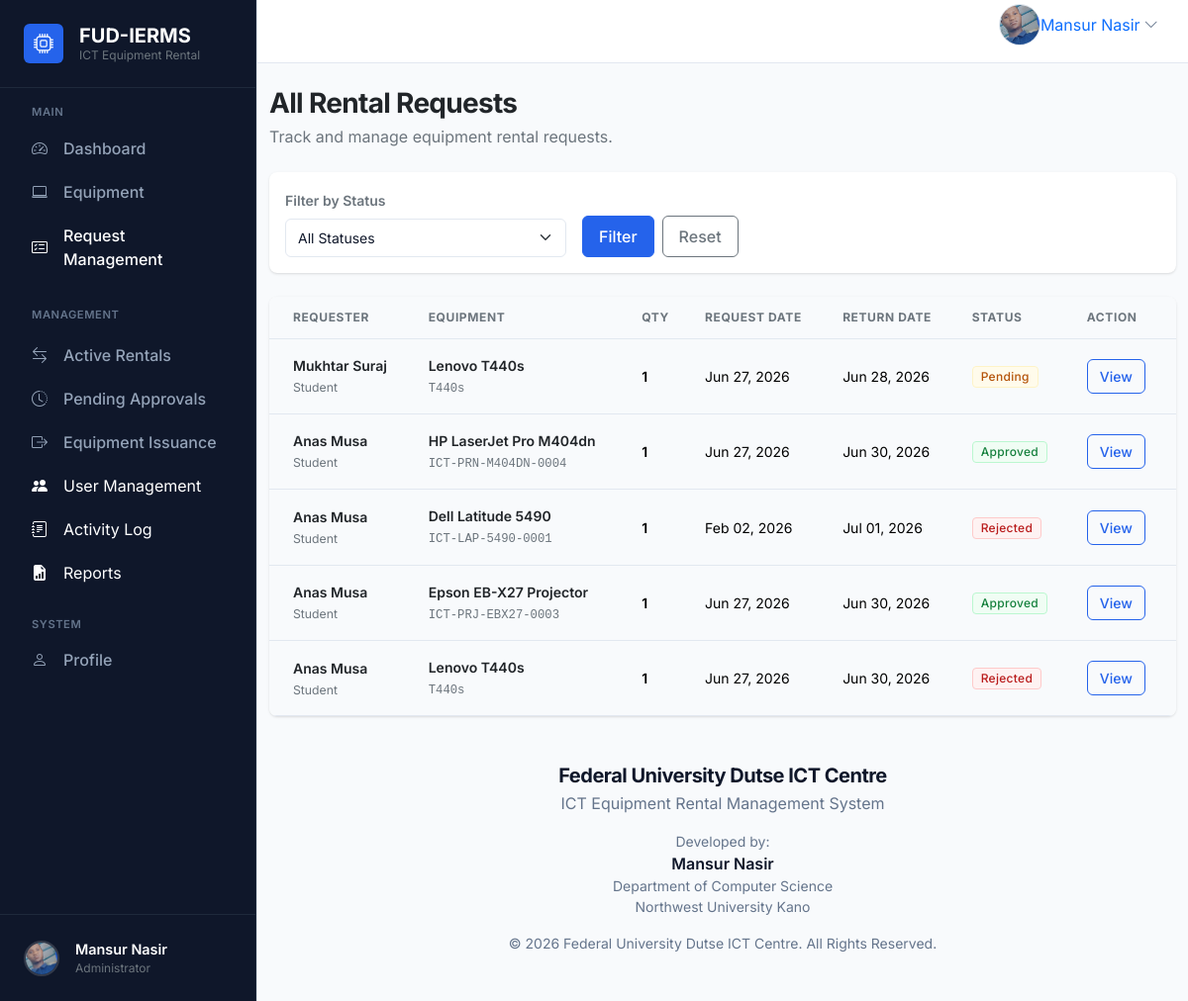
The page /rentals/ (signed in) on the database as committed earlier.
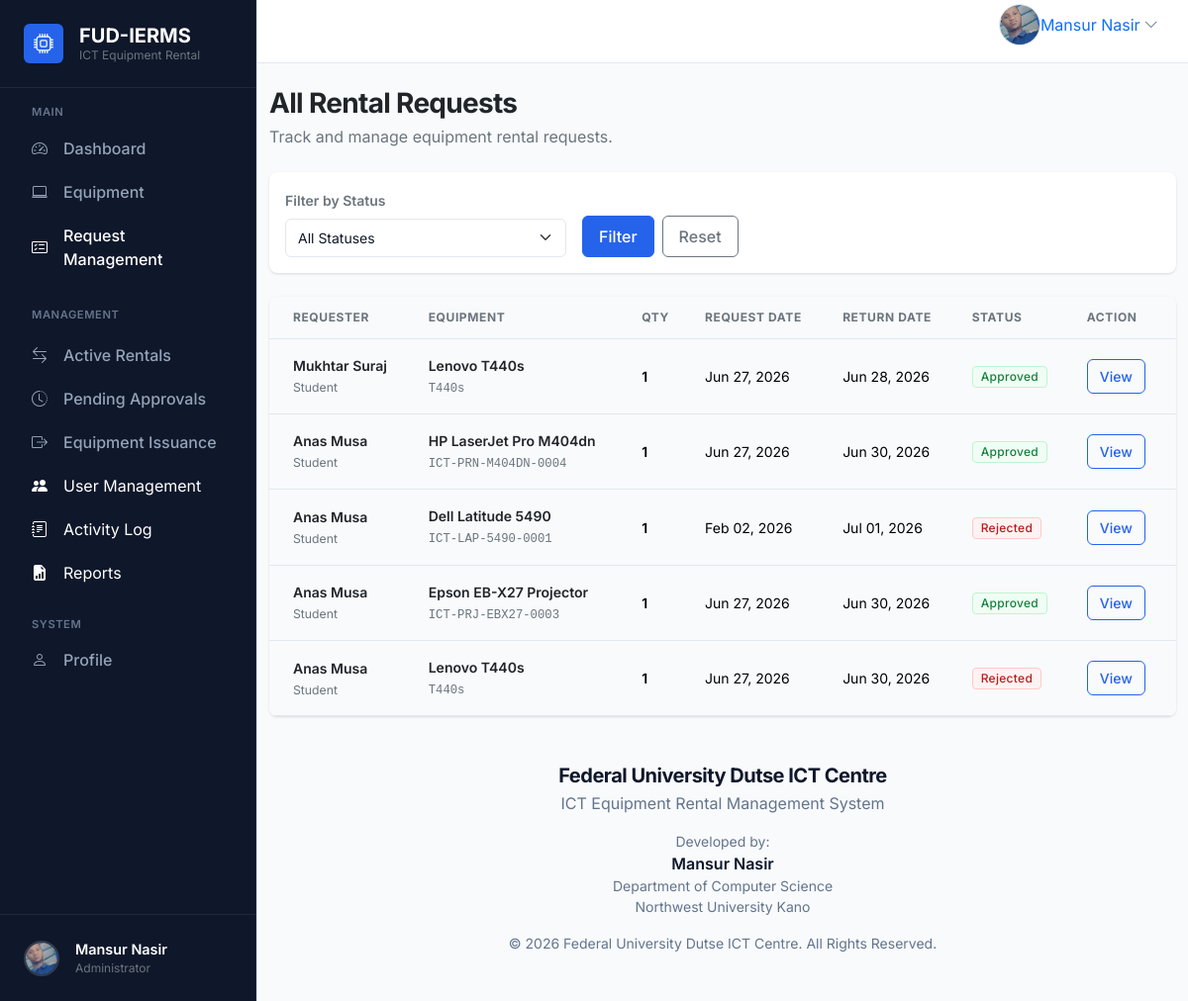
The same page on the database as committed later.
### rentals/models.py (models this page shows, shortened)
class RentalRequest(models.Model):
    class Status(models.TextChoices):
        PENDING = "PENDING", "Pending"
        APPROVED = "APPROVED", "Approved"
        REJECTED = "REJECTED", "Rejected"
    requester = models.ForeignKey(
        settings.AUTH_USER_MODEL,
        on_delete=models.CASCADE,
        related_name="rental_requests",
    )
    equipment = models.ForeignKey(
        Equipment,
        on_delete=models.CASCADE,
        related_name="rental_requests",
    )
    quantity = models.PositiveIntegerField(default=1)
    purpose = models.TextField()
    request_date = models.DateField()
    expected_return_date = models.DateField()
    status = models.CharField(
        max_length=20,
        choices=Status.choices,
        default=Status.PENDING,
    )
    remarks = models.TextField(blank=True)
    approved_date = models.DateField(null=True, blank=True, db_index=True)
    created_at = models.DateTimeField(auto_now_add=True)
    updated_at = models.DateTimeField(auto_now=True)
    class Meta:
        ordering = ["-created_at"]
        indexes = [
            models.Index(fields=["status"]),
            models.Index(fields=["request_date"]),
        ]

### accounts/models.py (models this page shows, shortened)
class User(AbstractUser):
    objects = CustomUserManager()
    class Role(models.TextChoices):
        ADMIN = "ADMIN", "Admin"
        STUDENT = "STUDENT", "Student"
        STAFF = "STAFF", "Staff"
    role = models.CharField(
        max_length=20,
        choices=Role.choices,
        default=Role.STUDENT,
        db_index=True,
    )
    phone = models.CharField(max_length=20, blank=True, db_index=True)
    faculty = models.CharField(max_length=255, blank=True)
    department = models.CharField(max_length=255, blank=True)
    profile_image = models.ImageField(
        upload_to="profile_images/",
        blank=True,
        null=True,
    )
    created_at = models.DateTimeField(auto_now_add=True)
    updated_at = models.DateTimeField(auto_now=True)
    class Meta:
        verbose_name = "User"
        verbose_name_plural = "Users"
        ordering = ["-created_at"]
        indexes = [
            models.Index(fields=["role"]),
        ]

### equipment/models.py (models this page shows, shortened)
class Equipment(models.Model):
    class Category(models.TextChoices):
        LAPTOP = "LAPTOP", "Laptop"
        PROJECTOR = "PROJECTOR", "Projector"
        PRINTER = "PRINTER", "Printer"
        SCANNER = "SCANNER", "Scanner"
        CAMERA = "CAMERA", "Camera"
        NETWORKING = "NETWORKING", "Networking Device"
    class Status(models.TextChoices):
        AVAILABLE = "AVAILABLE", "Available"
        UNAVAILABLE = "UNAVAILABLE", "Unavailable"
        MAINTENANCE = "MAINTENANCE", "Maintenance"
    class Condition(models.TextChoices):
        EXCELLENT = "EXCELLENT", "Excellent"
        GOOD = "GOOD", "Good"
        FAIR = "FAIR", "Fair"
        DAMAGED = "DAMAGED", "Damaged"
    name = models.CharField(max_length=255)
    category = models.CharField(
        max_length=50,
        choices=Category.choices,
        default=Category.LAPTOP,
    )
    description = models.TextField(blank=True)
    serial_number = models.CharField(max_length=100, unique=True)
    quantity = models.PositiveIntegerField(default=1)
    available_quantity = models.PositiveIntegerField(default=1)
    condition = models.CharField(
        max_length=50,
        choices=Condition.choices,
        default=Condition.EXCELLENT,
    )
    image = models.ImageField(
        upload_to="equipment_images/",
        blank=True,
        null=True,
    )
    status = models.CharField(
        max_length=50,
        choices=Status.choices,
        default=Status.AVAILABLE,
    )
    created_at = models.DateTimeField(auto_now_add=True)
    updated_at = models.DateTimeField(auto_now=True)
    class Meta:
        ordering = ["name"]
        indexes = [
            models.Index(fields=["category"]),
            models.Index(fields=["status"]),
        ]

### rentals/views.py (the view)
# urls.py: path("", views.RentalRequestListView.as_view(), name="list"),
class RentalRequestListView(LoginRequiredMixin, ListView):
    model = RentalRequest
    template_name = "rentals/request_list.html"
    context_object_name = "requests"
    paginate_by = 8
    def get_queryset(self):
        qs = super().get_queryset().select_related("requester", "equipment")
        user = self.request.user
        if user.role != User.Role.ADMIN:
            qs = qs.filter(requester=user)
        status = self.request.GET.get("status")
        if status:
            qs = qs.filter(status=status)
        return qs
    def get_context_data(self, **kwargs):
        context = super().get_context_data(**kwargs)
        context["statuses"] = RentalRequest.Status.choices
        get_copy = self.request.GET.copy()
        if "page" in get_copy:
            del get_copy["page"]
        context["query_params"] = get_copy.urlencode()
        return context

### accounts/context_processors.py (called while the page is built)
def branding(request: Any) -> dict[str, str]:
    return {
        "system_name": getattr(settings, "SYSTEM_NAME", "ICT Equipment Rental Management System"),
        "short_system_name": getattr(settings, "SHORT_SYSTEM_NAME", "FUD EquipTrack"),
        "organization_name": getattr(settings, "ORGANIZATION_NAME", "Federal University Dutse ICT Centre"),
        "system_description": getattr(
            settings,
            "SYSTEM_DESCRIPTION",
            "A secure platform for requesting, issuing, tracking, and managing ICT equipment.",
        ),
        "copyright_text": getattr(
            settings,
            "COPYRIGHT_TEXT",
            "© 2026 Federal University Dutse ICT Centre",
        ),
    }

### templates/rentals/request_list.html (shortened to what this page needs)
{% extends "base.html" %}
{% block content %}
<div class="d-flex flex-column flex-md-row justify-content-between align-items-start align-items-md-center mb-4 gap-3">
  <div>
    <h1 class="h3 fw-bold text-dark mb-1">
      {% if request.user.role == 'ADMIN' %}All Rental Requests{% else %}My Rental Requests{% endif %}
    </h1>
    <p class="text-secondary mb-0">Track and manage equipment rental requests.</p>
  </div>
</div>
<div class="card border-0 shadow-sm mb-4">
  <div class="card-body p-3">
    <form method="get" action="{% url 'rentals:list' %}">
      <div class="row g-3 align-items-end">
        <div class="col-8 col-md-4">
          <label class="form-label fw-semibold text-secondary small" for="id_status">Filter by Status</label>
          <select class="form-select" id="id_status" name="status">
            <option value="">All Statuses</option>
          </select>
        </div>
        <div class="col-4 col-md-2 d-flex gap-2">
          <button type="submit" class="btn btn-primary flex-grow-1">Filter</button>
          <a href="{% url 'rentals:list' %}" class="btn btn-outline-secondary">Reset</a>
        </div>
      </div>
    </form>
  </div>
</div>
{% if requests %}
  <div class="card border-0 shadow-sm overflow-hidden">
    <div class="table-responsive">
      <table class="table table-hover align-middle mb-0">
        <thead class="bg-light">
          <tr>
            {% if request.user.role == 'ADMIN' %}
              <th class="text-secondary small fw-bold ps-4">Requester</th>
            {% endif %}
            <th class="text-secondary small fw-bold {% if request.user.role != 'ADMIN' %}ps-4{% endif %}">Equipment</th>
            <th class="text-secondary small fw-bold">Qty</th>
            <th class="text-secondary small fw-bold">Request Date</th>
            <th class="text-secondary small fw-bold">Return Date</th>
            <th class="text-secondary small fw-bold">Status</th>
            <th class="text-secondary small fw-bold pe-4">Action</th>
          </tr>
        </thead>
        <tbody>
          {% for req in requests %}
            <tr>
              {% if request.user.role == 'ADMIN' %}
                <td class="ps-4">
                  <div class="fw-semibold text-dark">{{ req.requester.get_full_name|default:req.requester.username }}</div>
                  <small class="text-secondary">{{ req.requester.get_role_display }}</small>
                </td>
              {% endif %}
              <td class="{% if request.user.role != 'ADMIN' %}ps-4{% endif %}">
                <div class="fw-semibold text-dark">{{ req.equipment.name }}</div>
                <small class="text-secondary font-monospace">{{ req.equipment.serial_number }}</small>
              </td>
              <td><span class="fw-semibold">{{ req.quantity }}</span></td>
              <td>{{ req.request_date|date:"M d, Y" }}</td>
              <td>{{ req.expected_return_date|date:"M d, Y" }}</td>
              <td>
                {% if req.status == 'PENDING' %}
                  <span class="badge bg-warning-subtle text-warning border border-warning-subtle">Pending</span>
                {% elif req.status == 'APPROVED' %}
                  <span class="badge bg-success-subtle text-success border border-success-subtle">Approved</span>
                {% else %}
                  <span class="badge bg-danger-subtle text-danger border border-danger-subtle">Rejected</span>
                {% endif %}
              </td>
              <td class="pe-4">
                <a href="{% url 'rentals:detail' req.pk %}" class="btn btn-sm btn-outline-primary">View</a>
              </td>
            </tr>
          {% endfor %}
        </tbody>
      </table>
    </div>
  </div>
{% endif %}
{% endblock content %}

Rows that differ between the two databases and show on the page:
changed RentalRequest "Jun 28, 2026": status "Pending" → "Approved"
